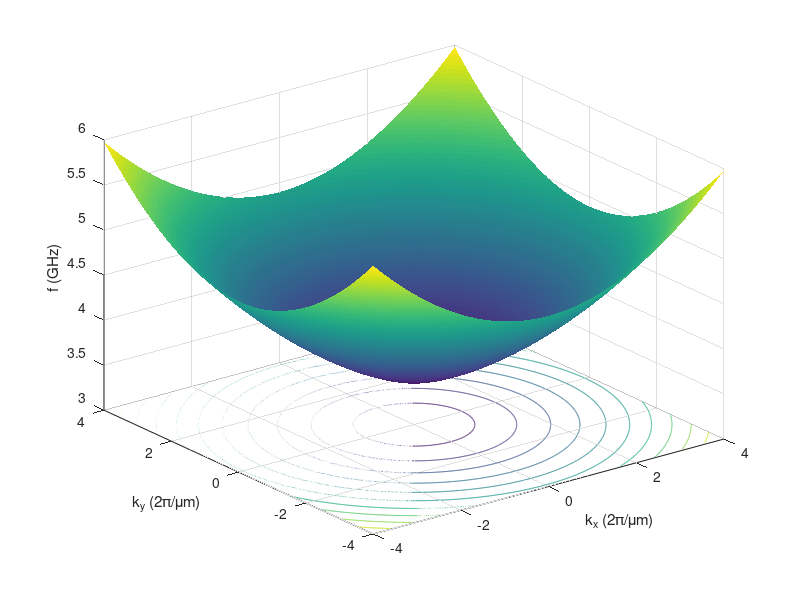
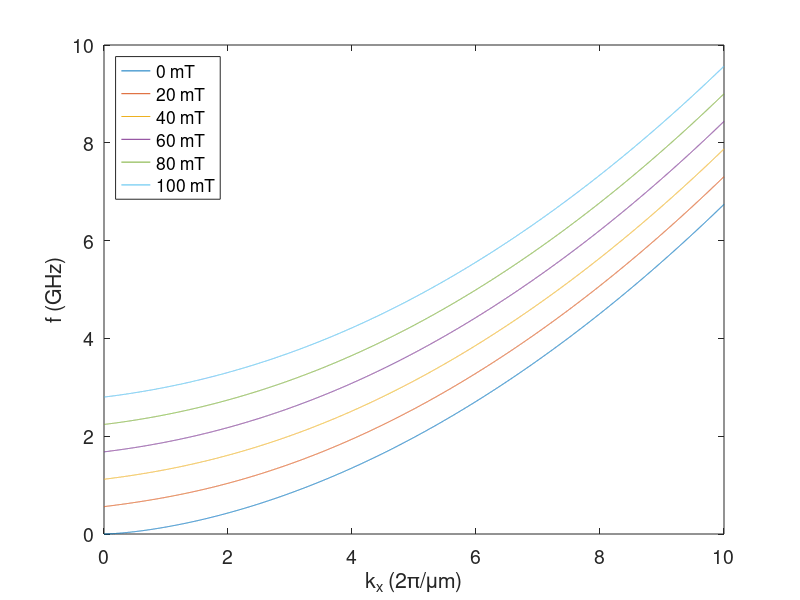

Reproduce these figures in MATLAB, in order.
%% Magnonic Crystals: From Simple Models toward Applications Jaros?awW. K?os and Maciej Krawczyk (pg. 288)

% set magnetization directin here:
oop = 1;    % (1: out-of-plane, 0: in-plane)


%% constants
mu0 = 4*pi*1e-7;
if oop
    theta = 0;  % H0 angle, 0 if oop
else
    theta = pi/2;
end

d = 20e-9;      % film thickness
if oop
    Bext = 300e-3;   % applied field in T
else
    Bext = 30e-3;   % applied field in T
end
%% material parameters
Ms_CoFe = 1.4e6;
A_CoFe = 30E-12;
Ms_YIG = 1.4e5;
A_YIG = 3.65E-12;
Ms_Py = 8.6e5;
A_Py = 13E-12;

Ms = Ms_YIG;
A = A_YIG;
gamma = 2*pi*28e9; % Hz/T gamma*mu0=2.21e5 used in OOMMF

%% 3D plot and contour
if oop
    H0 = Bext/mu0-Ms; %% effective field
else
    H0 = Bext/mu0; %% effective field
end
kx = 2*pi*[-4e6:1e4:4e6];
ky = 2*pi*[-4e6:1e4:4e6]';
KX = repmat(kx,length(ky),1);
KY = repmat(ky,1,length(kx));
KK = abs(KX+1i*KY);
Phi = angle(KX+1i*KY);
omegaM = gamma*mu0*Ms;
omegaH = gamma*mu0*(H0+2*A/(mu0*Ms).*KK.^2);
P = 1-(1-exp(-KK*d))./(KK*d);
omega = sqrt(omegaH.*(omegaH+omegaM*(P+sin(theta)^2*(1-P.*(1+cos(Phi).^2)+omegaM./omegaH.*(P.*(1-P).*sin(Phi).^2)))));

figure(7)
surfc(kx/2/pi*1e-6,ky/2/pi*1e-6,(omega)*1e-9/2/pi,'EdgeColor','none')
xlabel('k_x (2\pi/\mum)')
ylabel('k_y (2\pi/\mum)')
zlabel('f (GHz)')



%% 1D plot
for i = 0:5
    Bext = Ms*mu0+i*20e-3; %% applied field in T
    H0 = Bext/mu0-Ms; %% effective field
    kxx = 2*pi*[0:1e3:10e6];
    omegaHx = gamma*mu0*(H0+2*A/(mu0*Ms).*kxx.^2);
    Px = 1-(1-exp(-abs(kxx)*d))./(abs(kxx)*d);
    Phi2 = pi/2*0;
    omegax = sqrt(omegaHx.*(omegaHx+omegaM*(Px+sin(theta)^2*(1-Px.*(1+cos(Phi2).^2)+omegaM./omegaHx.*(Px.*(1-Px).*sin(Phi2).^2)))));

    figure(8)
    plot(kxx/2/pi*1e-6,omegax*1e-9/2/pi)
    hold on
    xlabel('k_x (2\pi/\mum)')
    ylabel('f (GHz)')
end
hold off
legend('0 mT','20 mT','40 mT','60 mT','80 mT','100 mT','location','northwest')

set(gca,'FontSize',14)


